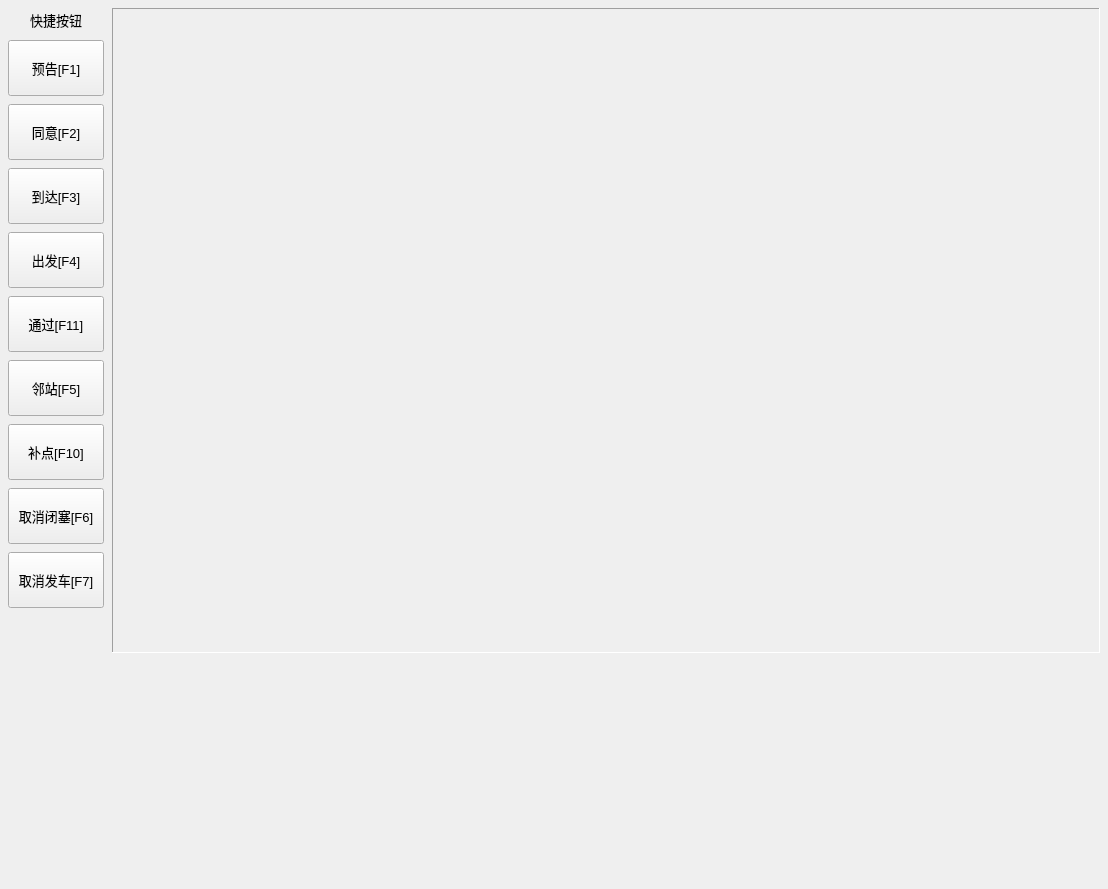
<?xml version="1.0" encoding="UTF-8"?>
<ui version="4.0">
 <class>StationLogDispTKY</class>
 <widget class="QWidget" name="StationLogDispTKY">
  <property name="geometry">
   <rect>
    <x>0</x>
    <y>0</y>
    <width>1108</width>
    <height>889</height>
   </rect>
  </property>
  <property name="windowTitle">
   <string>StationLogDispTKY</string>
  </property>
  <layout class="QVBoxLayout" name="verticalLayout_2">
   <property name="spacing">
    <number>8</number>
   </property>
   <property name="leftMargin">
    <number>8</number>
   </property>
   <property name="topMargin">
    <number>8</number>
   </property>
   <property name="rightMargin">
    <number>8</number>
   </property>
   <property name="bottomMargin">
    <number>8</number>
   </property>
   <item>
    <layout class="QHBoxLayout" name="horizontalLayout" stretch="0,1">
     <property name="spacing">
      <number>8</number>
     </property>
     <property name="rightMargin">
      <number>0</number>
     </property>
     <item>
      <layout class="QVBoxLayout" name="verticalLayout">
       <property name="spacing">
        <number>8</number>
       </property>
       <property name="leftMargin">
        <number>0</number>
       </property>
       <property name="topMargin">
        <number>0</number>
       </property>
       <property name="rightMargin">
        <number>0</number>
       </property>
       <property name="bottomMargin">
        <number>0</number>
       </property>
       <item>
        <widget class="QLabel" name="label">
         <property name="minimumSize">
          <size>
           <width>96</width>
           <height>24</height>
          </size>
         </property>
         <property name="maximumSize">
          <size>
           <width>96</width>
           <height>24</height>
          </size>
         </property>
         <property name="font">
          <font>
           <family>Arial</family>
           <pointsize>10</pointsize>
          </font>
         </property>
         <property name="text">
          <string>快捷按钮</string>
         </property>
         <property name="alignment">
          <set>Qt::AlignCenter</set>
         </property>
        </widget>
       </item>
       <item>
        <widget class="QPushButton" name="adjPreviewBtn">
         <property name="minimumSize">
          <size>
           <width>96</width>
           <height>56</height>
          </size>
         </property>
         <property name="maximumSize">
          <size>
           <width>96</width>
           <height>56</height>
          </size>
         </property>
         <property name="font">
          <font>
           <family>Arial</family>
           <pointsize>10</pointsize>
          </font>
         </property>
         <property name="text">
          <string>预告[F1]</string>
         </property>
        </widget>
       </item>
       <item>
        <widget class="QPushButton" name="agreeAdjBtn">
         <property name="minimumSize">
          <size>
           <width>96</width>
           <height>56</height>
          </size>
         </property>
         <property name="maximumSize">
          <size>
           <width>96</width>
           <height>56</height>
          </size>
         </property>
         <property name="font">
          <font>
           <family>Arial</family>
           <pointsize>10</pointsize>
          </font>
         </property>
         <property name="text">
          <string>同意[F2]</string>
         </property>
        </widget>
       </item>
       <item>
        <widget class="QPushButton" name="arrivalBtn">
         <property name="minimumSize">
          <size>
           <width>96</width>
           <height>56</height>
          </size>
         </property>
         <property name="maximumSize">
          <size>
           <width>96</width>
           <height>56</height>
          </size>
         </property>
         <property name="font">
          <font>
           <family>Arial</family>
           <pointsize>10</pointsize>
          </font>
         </property>
         <property name="text">
          <string>到达[F3]</string>
         </property>
        </widget>
       </item>
       <item>
        <widget class="QPushButton" name="departureBtn">
         <property name="minimumSize">
          <size>
           <width>96</width>
           <height>56</height>
          </size>
         </property>
         <property name="maximumSize">
          <size>
           <width>96</width>
           <height>56</height>
          </size>
         </property>
         <property name="font">
          <font>
           <family>Arial</family>
           <pointsize>10</pointsize>
          </font>
         </property>
         <property name="text">
          <string>出发[F4]</string>
         </property>
        </widget>
       </item>
       <item>
        <widget class="QPushButton" name="throughBtn">
         <property name="minimumSize">
          <size>
           <width>96</width>
           <height>56</height>
          </size>
         </property>
         <property name="maximumSize">
          <size>
           <width>96</width>
           <height>56</height>
          </size>
         </property>
         <property name="font">
          <font>
           <family>Arial</family>
           <pointsize>10</pointsize>
          </font>
         </property>
         <property name="text">
          <string>通过[F11]</string>
         </property>
        </widget>
       </item>
       <item>
        <widget class="QPushButton" name="adjAgrBtn">
         <property name="minimumSize">
          <size>
           <width>96</width>
           <height>56</height>
          </size>
         </property>
         <property name="maximumSize">
          <size>
           <width>96</width>
           <height>56</height>
          </size>
         </property>
         <property name="font">
          <font>
           <family>Arial</family>
           <pointsize>10</pointsize>
          </font>
         </property>
         <property name="text">
          <string>邻站[F5]</string>
         </property>
        </widget>
       </item>
       <item>
        <widget class="QPushButton" name="supPointBtn">
         <property name="minimumSize">
          <size>
           <width>96</width>
           <height>56</height>
          </size>
         </property>
         <property name="maximumSize">
          <size>
           <width>96</width>
           <height>56</height>
          </size>
         </property>
         <property name="font">
          <font>
           <family>Arial</family>
           <pointsize>10</pointsize>
          </font>
         </property>
         <property name="text">
          <string>补点[F10]</string>
         </property>
        </widget>
       </item>
       <item>
        <widget class="QPushButton" name="cancelBlockBtn">
         <property name="minimumSize">
          <size>
           <width>96</width>
           <height>56</height>
          </size>
         </property>
         <property name="maximumSize">
          <size>
           <width>96</width>
           <height>56</height>
          </size>
         </property>
         <property name="font">
          <font>
           <family>Arial</family>
           <pointsize>10</pointsize>
          </font>
         </property>
         <property name="text">
          <string>取消闭塞[F6]</string>
         </property>
        </widget>
       </item>
       <item>
        <widget class="QPushButton" name="cancelDepartBtn">
         <property name="minimumSize">
          <size>
           <width>96</width>
           <height>56</height>
          </size>
         </property>
         <property name="maximumSize">
          <size>
           <width>96</width>
           <height>56</height>
          </size>
         </property>
         <property name="font">
          <font>
           <family>Arial</family>
           <pointsize>10</pointsize>
          </font>
         </property>
         <property name="text">
          <string>取消发车[F7]</string>
         </property>
        </widget>
       </item>
       <item>
        <spacer name="verticalSpacer">
         <property name="orientation">
          <enum>Qt::Vertical</enum>
         </property>
         <property name="sizeHint" stdset="0">
          <size>
           <width>20</width>
           <height>40</height>
          </size>
         </property>
        </spacer>
       </item>
      </layout>
     </item>
     <item>
      <widget class="QFrame" name="frame">
       <property name="frameShape">
        <enum>QFrame::Panel</enum>
       </property>
       <property name="frameShadow">
        <enum>QFrame::Sunken</enum>
       </property>
       <layout class="QHBoxLayout" name="horizontalLayout_2">
        <property name="spacing">
         <number>0</number>
        </property>
        <property name="leftMargin">
         <number>0</number>
        </property>
        <property name="topMargin">
         <number>0</number>
        </property>
        <property name="rightMargin">
         <number>0</number>
        </property>
        <property name="bottomMargin">
         <number>0</number>
        </property>
       </layout>
      </widget>
     </item>
    </layout>
   </item>
   <item>
    <widget class="CTCWindows::TrafficMsgLog" name="widget_2" native="true">
     <property name="minimumSize">
      <size>
       <width>0</width>
       <height>220</height>
      </size>
     </property>
     <property name="maximumSize">
      <size>
       <width>16777215</width>
       <height>220</height>
      </size>
     </property>
    </widget>
   </item>
  </layout>
 </widget>
 <layoutdefault spacing="6" margin="11"/>
 <customwidgets>
  <customwidget>
   <class>CTCWindows::TrafficMsgLog</class>
   <extends>QWidget</extends>
   <header location="global">CTCMainWindow/CommonWidget/trafficmsglog.h</header>
   <container>1</container>
  </customwidget>
 </customwidgets>
 <resources/>
 <connections/>
</ui>
